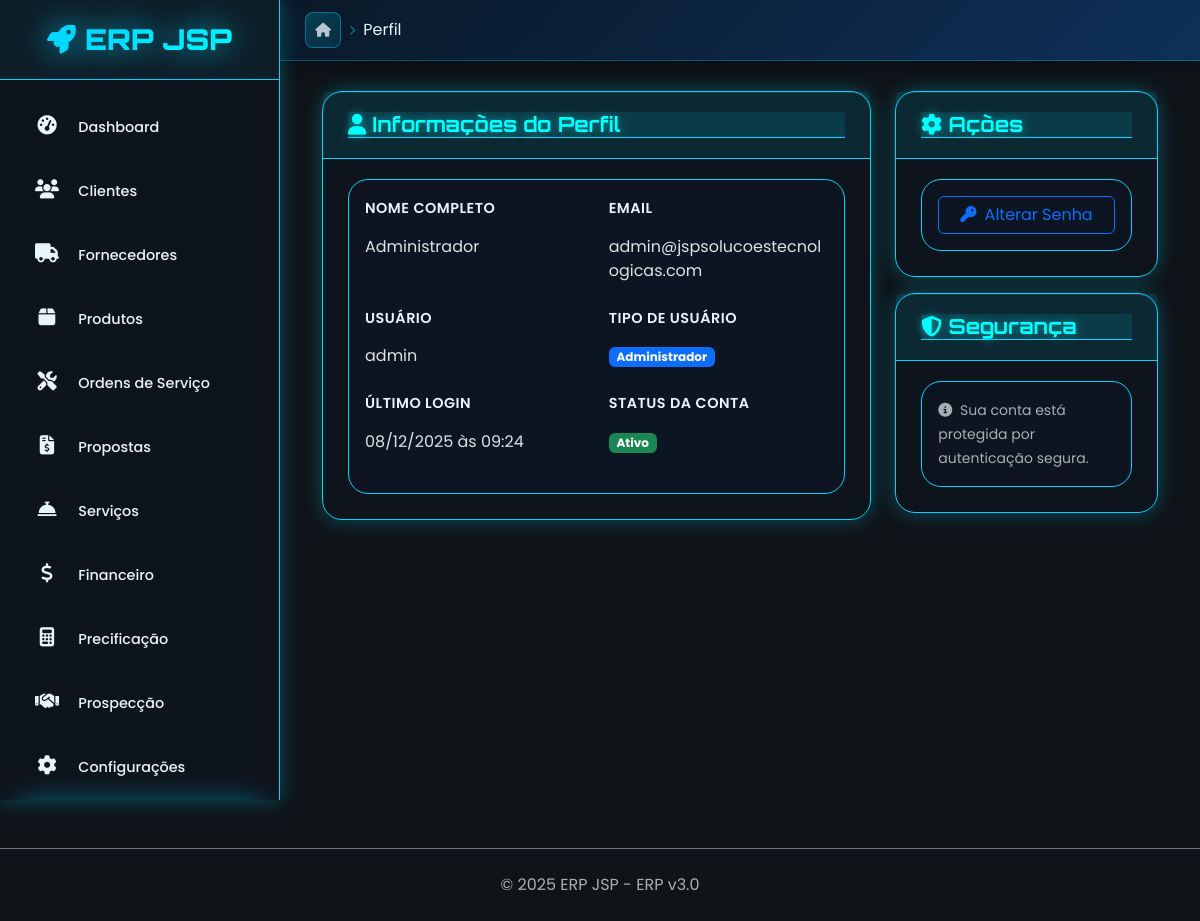
The page /auth/perfil (signed in) on the database as committed earlier.
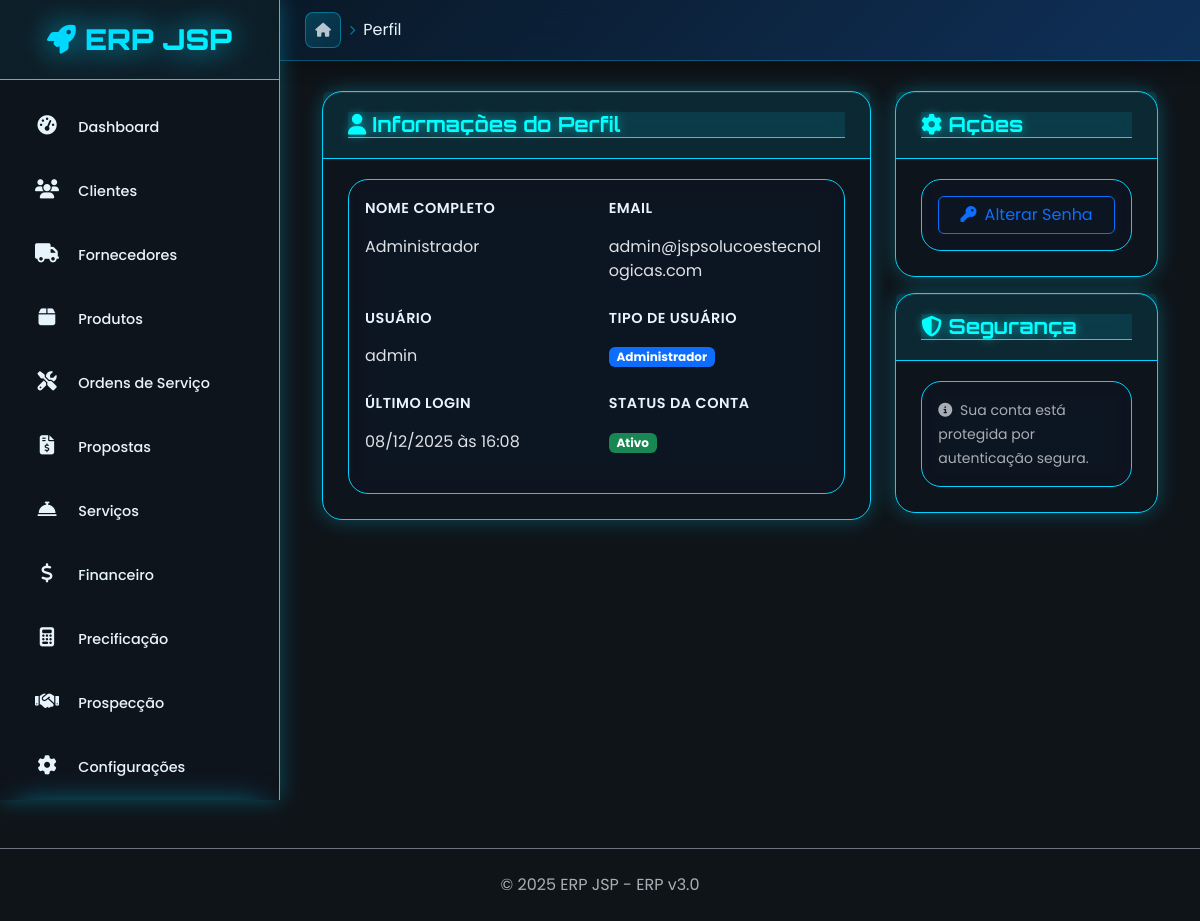
The same page on the database as committed later.
### app/auth/usuario_model.py (models this page shows, shortened)
class Usuario(BaseModel, UserMixin):
    __tablename__ = 'usuarios'
    nome = db.Column(db.String(100), nullable=False)
    email = db.Column(db.String(120), unique=True, nullable=False, index=True)
    usuario = db.Column(db.String(50), unique=True, nullable=False, index=True)  # username
    senha_hash = db.Column(db.String(255), nullable=False)
    telefone = db.Column(db.String(20))
    cargo = db.Column(db.String(100))
    departamento = db.Column(db.String(100))
    tipo_usuario = db.Column(db.String(20), default='usuario', nullable=False)
    email_confirmado = db.Column(db.Boolean, default=False)
    primeiro_login = db.Column(db.Boolean, default=True)
    ultimo_login = db.Column(db.DateTime)
    tentativas_login = db.Column(db.Integer, default=0)
    bloqueado_ate = db.Column(db.DateTime)
    tema_preferido = db.Column(db.String(20), default='light')  # light, dark
    idioma = db.Column(db.String(5), default='pt-BR')
    timezone = db.Column(db.String(50), default='America/Sao_Paulo')
    @property
    def tipo_usuario_formatado(self):
        tipos = {
            'admin': 'Administrador',
            'usuario': 'Usuário',
            'operador': 'Operador',
            'readonly': 'Apenas Leitura'
        }
        return tipos.get(self.tipo_usuario, self.tipo_usuario.title())
    @property
    def status_conta(self):
        if not self.ativo:
            return 'inativo'
        elif self.esta_bloqueado:
            return 'bloqueado'
        elif not self.email_confirmado:
            return 'pendente_confirmacao'
        else:
            return 'ativo'
    @property
    def status_cor(self):
        cores = {
            'ativo': 'success',
            'inativo': 'secondary',
            'bloqueado': 'danger',
            'pendente_confirmacao': 'warning'
        }
        return cores.get(self.status_conta, 'secondary')
    @property
    def esta_bloqueado(self):
        if self.bloqueado_ate:
            return datetime.now() < self.bloqueado_ate
        return False

### app/auth/auth_routes.py (the view)
@auth_bp.route('/perfil')
@login_required
def perfil():
    return render_template('auth/perfil.html', usuario=current_user)

### app/auth/auth_routes.py (called while the page is built)
@auth_bp.app_context_processor
def inject_auth_vars():
    return {
        'current_user': current_user,
        'is_authenticated': current_user.is_authenticated if current_user else False
    }

### app/extensoes.py (called while the page is built)
def init_extensions(app):
    db.init_app(app)
    migrate.init_app(app, db)
    login_manager.init_app(app)
    login_manager.login_view = 'auth.login'
    login_manager.login_message = 'Por favor, faça login para acessar esta página.'
    login_manager.login_message_category = 'info'
    @login_manager.user_loader
    def load_user(user_id):
        try:
            from app.auth.usuario_model import Usuario
            return Usuario.query.get(int(user_id))
        except Exception as e:
            print(f"⚠️ Erro no load_user: {e}")
            return None
    import os
    db_path = app.config.get('SQLALCHEMY_DATABASE_URI')
    if db_path and db_path.startswith('sqlite:///'):
        db_file = db_path.replace('sqlite:///', '')
        db_dir = os.path.dirname(db_file)
        if db_dir and not os.path.exists(db_dir):
            os.makedirs(db_dir, exist_ok=True)

### app/auth/templates/auth/perfil.html (shortened to what this page needs)
{% extends "base.html" %}
{% block breadcrumb %}
<li class="breadcrumb-item active">Perfil</li>
{% endblock %}
{% block content %}
<div class="container-fluid">
    <div class="row">
        <div class="col-md-8">
            <div class="card">
                <div class="card-header">
                    <h5 class="card-title mb-0">
                        <i class="fas fa-user"></i>
                        Informações do Perfil
                    </h5>
                </div>
                <div class="card-body">
                    <div class="row mb-3">
                        <div class="col-md-6">
                            <label class="form-label">Nome Completo</label>
                            <div class="form-control-plaintext">{{ usuario.nome }}</div>
                        </div>
                        <div class="col-md-6">
                            <label class="form-label">Email</label>
                            <div class="form-control-plaintext">{{ usuario.email }}</div>
                        </div>
                    </div>
                    <div class="row mb-3">
                        <div class="col-md-6">
                            <label class="form-label">Usuário</label>
                            <div class="form-control-plaintext">{{ usuario.usuario }}</div>
                        </div>
                        <div class="col-md-6">
                            <label class="form-label">Tipo de Usuário</label>
                            <div class="form-control-plaintext">
                                <span class="badge bg-primary">{{ usuario.tipo_usuario_formatado }}</span>
                            </div>
                        </div>
                    </div>
                    <div class="row mb-3">
                        <div class="col-md-6">
                            <label class="form-label">Último Login</label>
                            <div class="form-control-plaintext">
                                {% if usuario.ultimo_login %}
                                    {{ usuario.ultimo_login.strftime('%d/%m/%Y às %H:%M') }}
                                {% else %}
                                    Primeiro acesso
                                {% endif %}
                            </div>
                        </div>
                        <div class="col-md-6">
                            <label class="form-label">Status da Conta</label>
                            <div class="form-control-plaintext">
                                <span class="badge bg-{{ usuario.status_cor }}">
                                    {{ usuario.status_conta.replace('_', ' ').title() }}
                                </span>
                            </div>
                        </div>
                    </div>
                </div>
            </div>
        </div>
        <div class="col-md-4">
            <div class="card">
                <div class="card-header">
                    <h5 class="card-title mb-0">
                        <i class="fas fa-cog"></i>
                        Ações
                    </h5>
                </div>
                <div class="card-body">
                    <div class="d-grid gap-2">
                        <a href="{{ url_for('auth.alterar_senha') }}" class="btn btn-outline-primary">
                            <i class="fas fa-key me-2"></i>Alterar Senha
                        </a>
                    </div>
                </div>
            </div>
            <div class="card mt-3">
                <div class="card-header">
                    <h5 class="card-title mb-0">
                        <i class="fas fa-shield-alt"></i>
                        Segurança
                    </h5>
                </div>
                <div class="card-body">
                    <small class="text-muted">
                        <i class="fas fa-info-circle me-1"></i>
                        Sua conta está protegida por autenticação segura.
                    </small>
                </div>
            </div>
        </div>
    </div>
</div>
{% endblock %}

Rows that differ between the two databases and show on the page:
changed Usuario "Administrador": ultimo_login "08/12/2025 às 09:24" → "08/12/2025 às 16:08"
